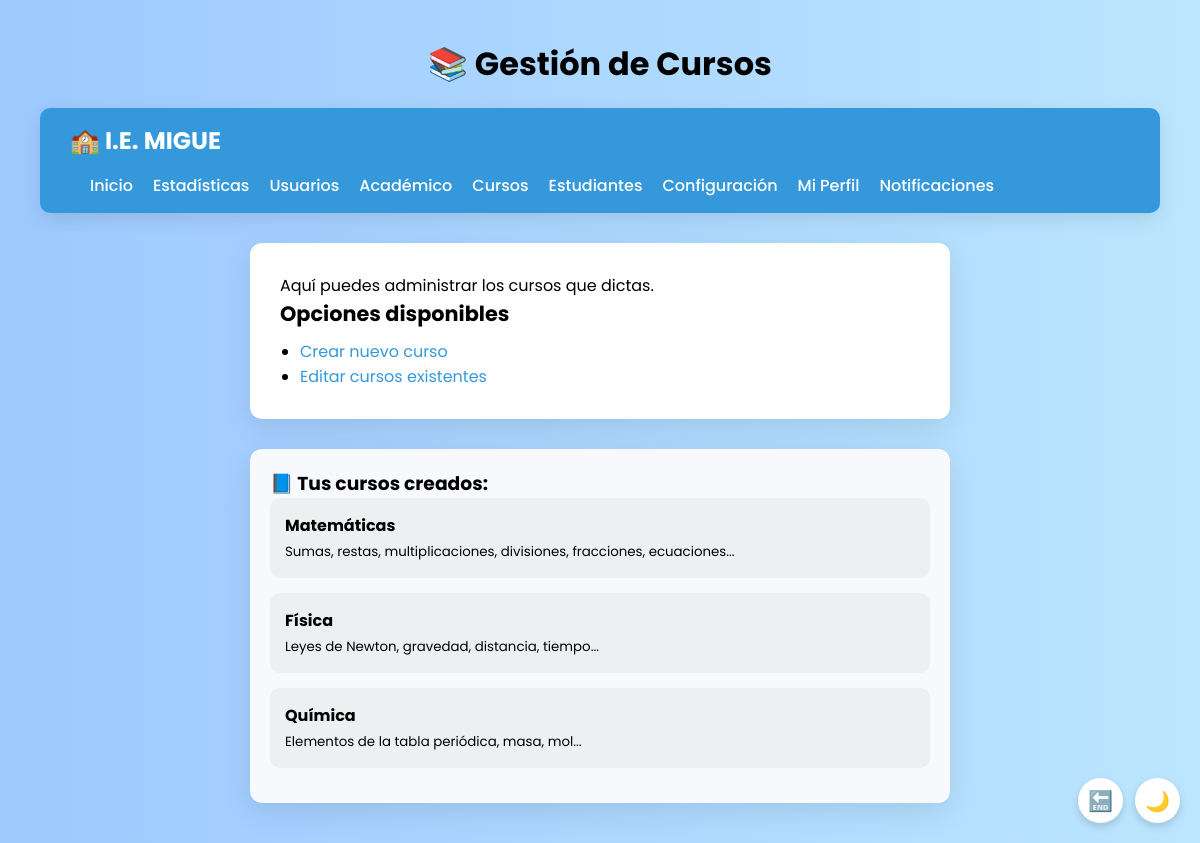
Before: /cursos/ (signed in) with the older database file.
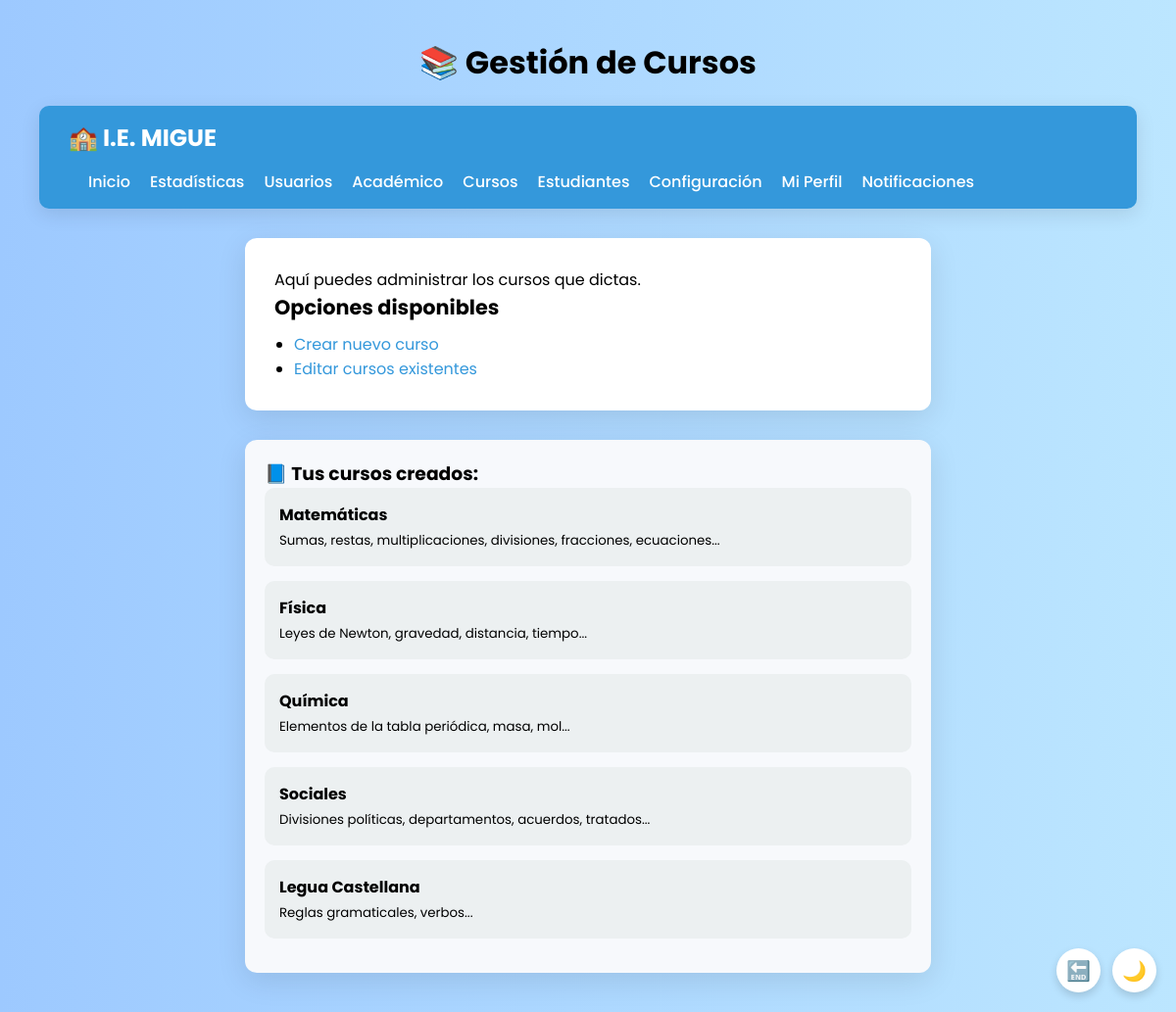
After: the same page with the newer database file.
### usuarios/models.py (models this page shows, shortened)
class Curso(models.Model):
    nombre = models.CharField(max_length=100)
    descripcion = models.TextField()
    activo = models.BooleanField(default=True)
    total_unidades = models.PositiveIntegerField(default=3)  # Número de unidades de curso
    unidades_completadas = models.PositiveIntegerField(default=0)  # Unidades completadas por docentes

### usuarios/views.py (the view)
# urls.py: path('cursos/', views.gestionar_cursos, name='gestionar_cursos'),
@login_required
def gestionar_cursos(request):
    cursos = Curso.objects.all()
    return render(request, 'usuarios/cursos.html', {'cursos': cursos})

### usuarios/templates/usuarios/cursos.html (shortened to what this page needs)
{% load static %}
<!DOCTYPE html>
<html lang="es">
<head>
</head>
<body>
  <div class="floating-buttons">
    <form method="POST" action="{% url 'logout' %}">
      <button class="icon-button" title="Cerrar sesión">🔚</button>
    </form>
    <button class="icon-button" onclick="toggleDarkMode()" id="darkToggle" title="Modo oscuro/claro">🌙</button>
  </div>
  <h2>📚 Gestión de Cursos</h2>
  <nav class="navbar">
    <div class="navbar-top">
      <div class="logo">🏫 I.E. MIGUE</div>
    </div>
    <ul class="nav-links" id="navLinks">
      <li><a href="{% url 'panel_admin' %}">Inicio</a></li>
      <li><a href="{% url 'estadisticas' %}">Estadísticas</a></li>
      <li><a href="{% url 'lista_usuarios' %}">Usuarios</a></li>
      <li><a href="{% url 'gestion_academica' %}">Académico</a></li>
      <li><a href="{% url 'gestionar_cursos' %}">Cursos</a></li>
      <li><a href="{% url 'ver_estudiantes' %}">Estudiantes</a></li>
      <li><a href="{% url 'configuracion' %}">Configuración</a></li>
      <li><a href="{% url 'perfil_admin' %}">Mi Perfil</a></li>
      <li><a href="{% url 'notificaciones' %}">Notificaciones</a></li>
    </ul>
  </nav>
  <div class="container">
    <p>Aquí puedes administrar los cursos que dictas.</p>
    <div class="card mt-4">
      <div class="card-body">
        <h5 class="card-title">Opciones disponibles</h5>
        <ul>
          <li><a href="{% url 'crear_curso' %}">Crear nuevo curso</a></li>
          <li><a href="{% url 'editar_cursos' %}">Editar cursos existentes</a></li>
        </ul>
      </div>
    </div>
  </div>
  {% if cursos %}
    <div class="cursos-lista">
      <h3>📘 Tus cursos creados:</h3>
      {% for curso in cursos %}
        <div class="curso-item">
          <strong>{{ curso.nombre }}</strong><br>
          <small>{{ curso.descripcion }}</small>
        </div>
      {% endfor %}
    </div>
  {% else %}
    <div class="cursos-lista">
      <p>No tienes cursos registrados aún.</p>
    </div>
  {% endif %}
</body>
</html>

Changed rows visible on the page:
added Curso: nombre "Sociales", descripcion "Divisiones políticas, departamentos, acuerdos, tratados..."
added Curso: nombre "Legua Castellana", descripcion "Reglas gramaticales, verbos..."
